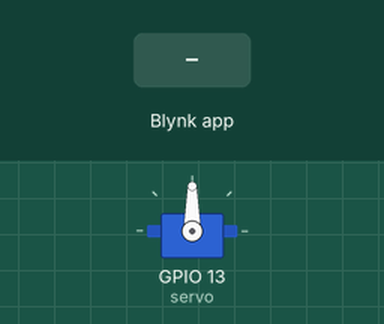
Bench run of a sketch on a simulated ESP8266 (NodeMCU). Shown: servo. Inputs (shaded band) come from the test bench. WiFi joins after 1.5 s; servers stay silent unless stated.

Above: at 3.0 s.
3.1 s: Blynk app writes 1 to V3
At 4.3 s:
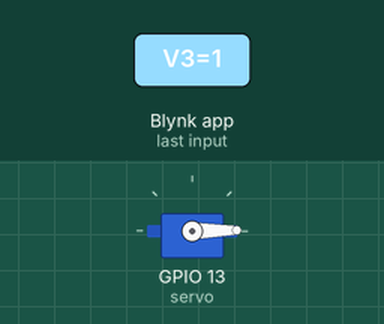
4.6 s: Blynk app writes 200 to V3
At 5.6 s:
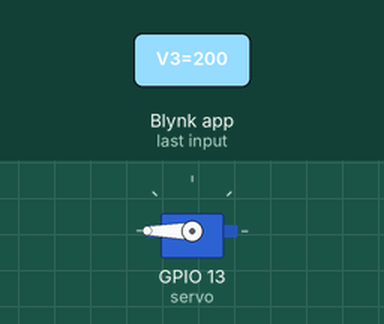
Timing chart, 0 to 7.6 s (numbered marks = the images above; inputs shaded):
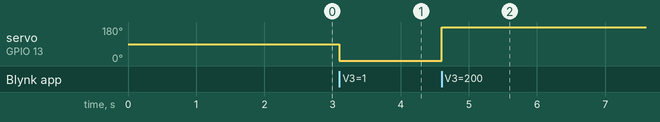

Measured:
- after the input at 3.1 s, servo on GPIO 13 (servo): 90° → 1° at once
- after the input at 4.6 s, servo on GPIO 13 (servo): 1° → 180° at once

The sketch:

project_technonology.ino
```cpp
#define BLYNK_PRINT Serial


#include <ESP8266WiFi.h>
#include <BlynkSimpleEsp8266.h>

#include <Servo.h>

// You should get Auth Token in the Blynk App.
// Go to the Project Settings (nut icon).
char auth[] = "13740f4db08845a9a59978498a290b5a";

// Your WiFi credentials.
// Set password to "" for open networks.
char ssid[] = "wifi";
char pass[] = "passwords";

Servo servo;

BLYNK_WRITE(V3)
{
  servo.write(param.asInt());
}

void setup()
{
  // Debug console
  Serial.begin(9600);

  Blynk.begin(auth, ssid, pass);
  // You can also specify server:
  //Blynk.begin(auth, ssid, pass, "blynk-cloud.com", 8442);
  //Blynk.begin(auth, ssid, pass, IPAddress(192,168,1,100), 8442);

  servo.attach(13);
}

void loop()
{
  Blynk.run();
}
```
